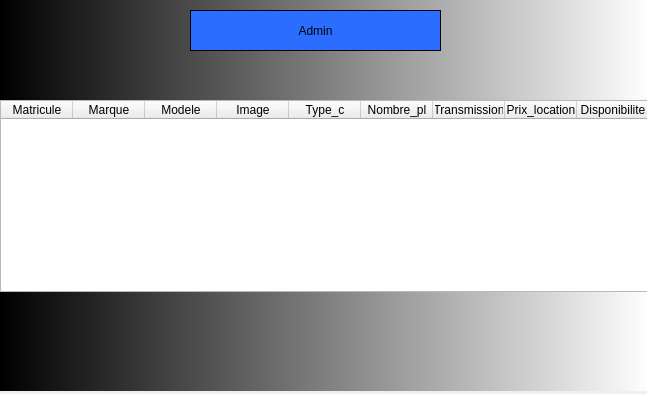
<?xml version="1.0" encoding="UTF-8"?>
<ui version="4.0">
 <class>Dialog</class>
 <widget class="QDialog" name="Dialog">
  <property name="enabled">
   <bool>true</bool>
  </property>
  <property name="geometry">
   <rect>
    <x>0</x>
    <y>0</y>
    <width>647</width>
    <height>394</height>
   </rect>
  </property>
  <property name="windowTitle">
   <string>Dialog</string>
  </property>
  <widget class="QWidget" name="widget" native="true">
   <property name="enabled">
    <bool>true</bool>
   </property>
   <property name="geometry">
    <rect>
     <x>0</x>
     <y>0</y>
     <width>651</width>
     <height>391</height>
    </rect>
   </property>
   <property name="styleSheet">
    <string notr="true">QWidget#widget{
background-color: qlineargradient(spread:pad, x1:0, y1:0, x2:1, y2:0, stop:0 rgba(0, 0, 0, 255), stop:1 rgba(255, 255, 255, 255));}</string>
   </property>
   <widget class="QLabel" name="label">
    <property name="geometry">
     <rect>
      <x>190</x>
      <y>10</y>
      <width>251</width>
      <height>41</height>
     </rect>
    </property>
    <property name="styleSheet">
     <string notr="true">font: 28pt &quot;MS Shell Dlg 2&quot;;background-color:rgb(42, 109, 255)</string>
    </property>
    <property name="frameShape">
     <enum>QFrame::Box</enum>
    </property>
    <property name="text">
     <string>Admin</string>
    </property>
    <property name="textFormat">
     <enum>Qt::AutoText</enum>
    </property>
    <property name="alignment">
     <set>Qt::AlignCenter</set>
    </property>
    <property name="wordWrap">
     <bool>false</bool>
    </property>
   </widget>
   <widget class="QTableWidget" name="Listev">
    <property name="geometry">
     <rect>
      <x>0</x>
      <y>100</y>
      <width>651</width>
      <height>192</height>
     </rect>
    </property>
    <property name="autoScrollMargin">
     <number>16</number>
    </property>
    <attribute name="horizontalHeaderDefaultSectionSize">
     <number>72</number>
    </attribute>
    <column>
     <property name="text">
      <string>Matricule</string>
     </property>
    </column>
    <column>
     <property name="text">
      <string>Marque</string>
     </property>
    </column>
    <column>
     <property name="text">
      <string>Modele</string>
     </property>
    </column>
    <column>
     <property name="text">
      <string>Image</string>
     </property>
    </column>
    <column>
     <property name="text">
      <string>Type_c</string>
     </property>
    </column>
    <column>
     <property name="text">
      <string>Nombre_pl</string>
     </property>
    </column>
    <column>
     <property name="text">
      <string>Transmission</string>
     </property>
    </column>
    <column>
     <property name="text">
      <string>Prix_location</string>
     </property>
    </column>
    <column>
     <property name="text">
      <string>Disponibilite</string>
     </property>
    </column>
   </widget>
  </widget>
 </widget>
 <resources/>
 <connections/>
</ui>
